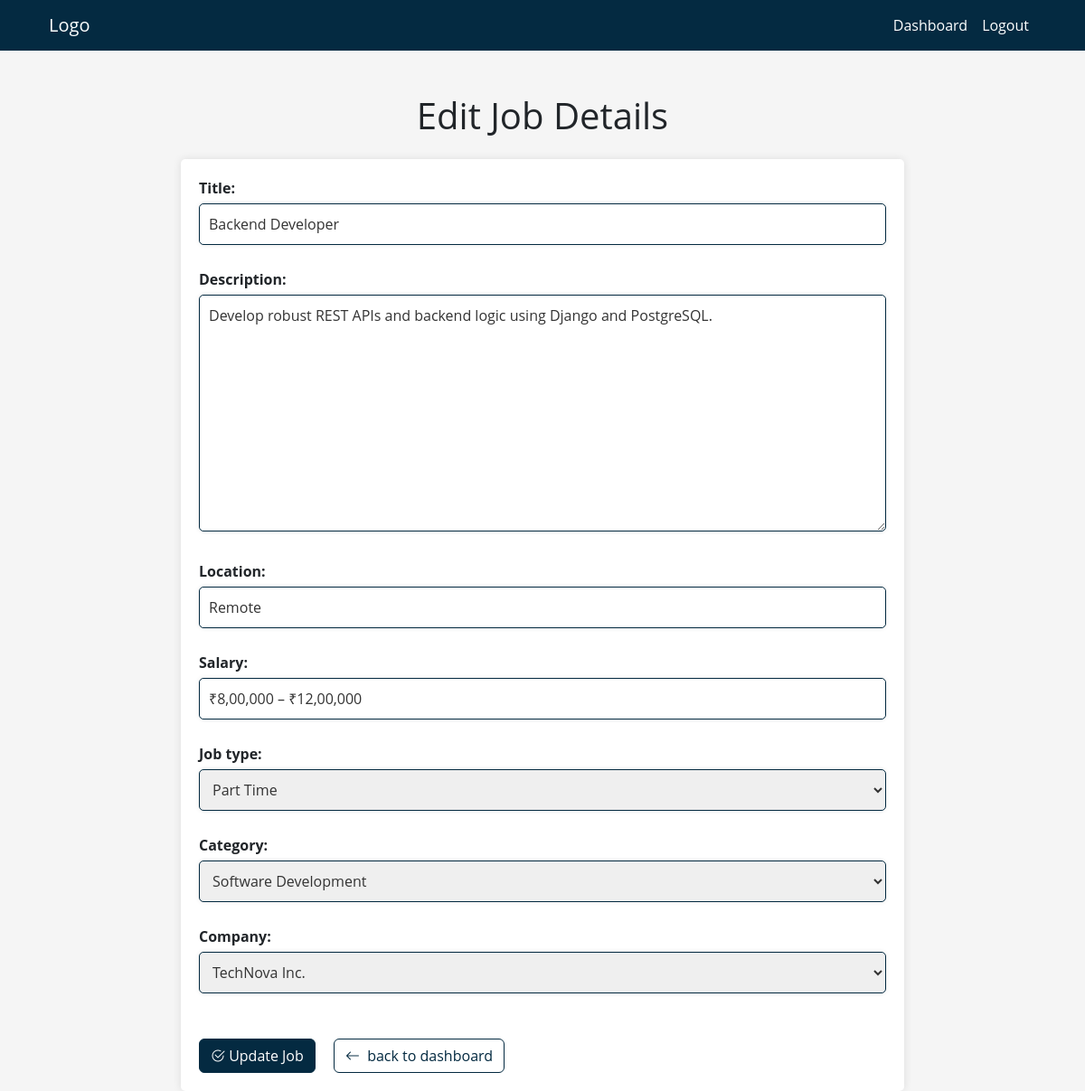
The page /jobs/4/edit/ (signed in) on the database as committed earlier.
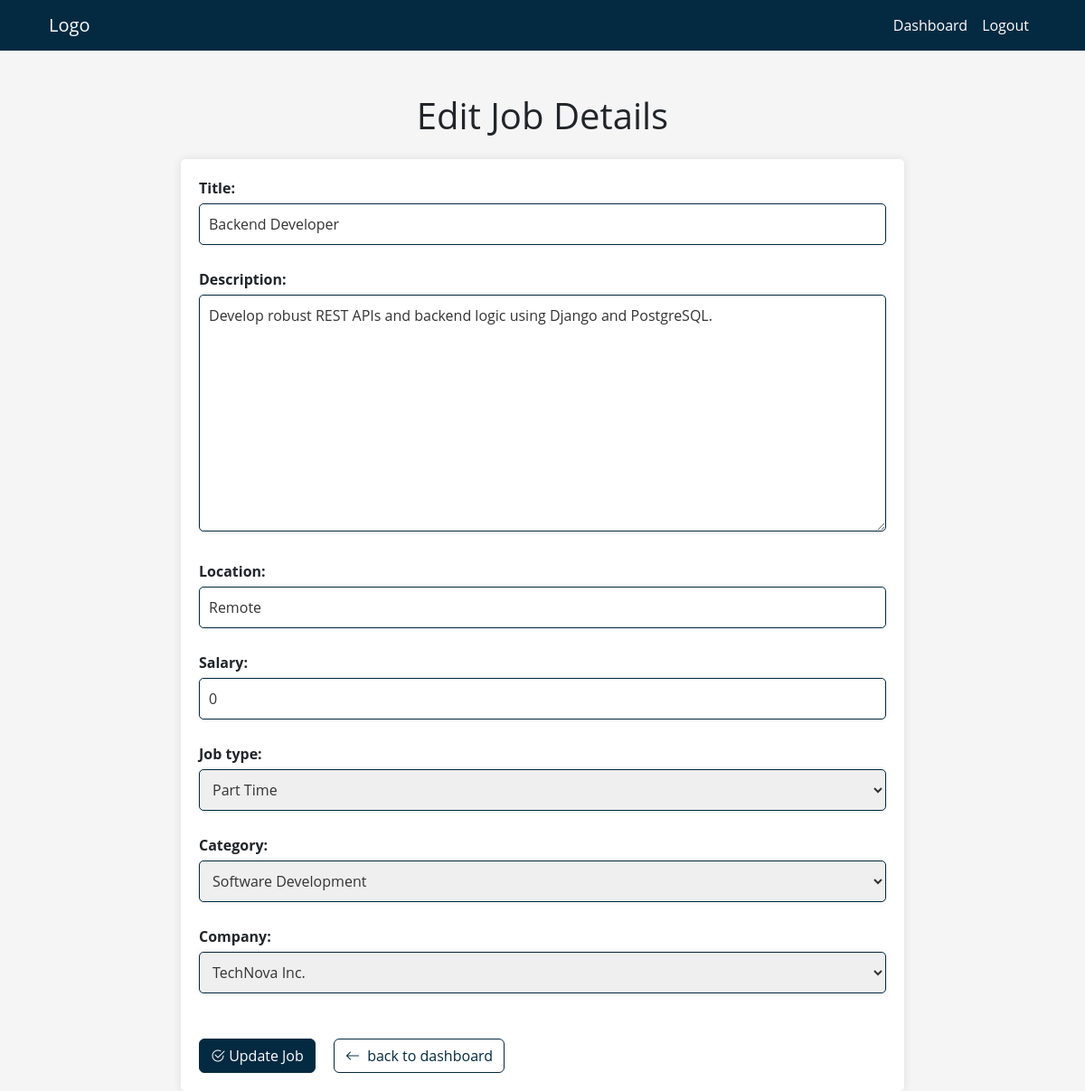
The same page on the database as committed later.
### app1/models.py (models this page shows, shortened)
class Job(models.Model):
    JOB_TYPES = [
        ('FT', 'Full Time'),
        ('PT', 'Part Time'),
        ('CT', 'Contract'),
        ('FL', 'Freelance')
    ]
    title = models.CharField(max_length=255)
    description = models.TextField()
    location = models.CharField(max_length=100)
    salary = models.CharField(max_length=50, blank=True ,default='0')
    job_type = models.CharField(max_length=2, choices=JOB_TYPES)
    company = models.ForeignKey(Company, on_delete=models.CASCADE)
    category = models.ForeignKey(Category, on_delete=models.SET_NULL, null=True)
    posted_by = models.ForeignKey(User, on_delete=models.CASCADE)
    posted_at = models.DateTimeField(auto_now_add=True)

### app1/views.py (the view)
# urls.py: path('jobs/<int:pk>/edit/', views.edit_job, name='edit_job'),
@login_required
def edit_job(request, pk):
    job = get_object_or_404(Job, pk=pk, posted_by=request.user)
    if request.method == 'POST':
        form = JobForm(request.POST, instance=job)
        if form.is_valid():
            form.save()
            return redirect('employer_dashboard')
    else:
        form = JobForm(instance=job)
    return render(request, 'jobs/edit_job.html', {'form': form})

### app1/forms.py
class JobForm(forms.ModelForm):
    class Meta:
        model = Job
        fields = ['title', 'description', 'location', 'salary', 'job_type', 'category', 'company']

### app1/models.py (called while the page is built)
    def __str__(self):
        return self.name

    def __str__(self):
        return self.name

### app1/templates/jobs/edit_job.html (shortened to what this page needs)
{% extends 'jobs/base.html' %}
{% block content %}
<div class="container mt-5">
        <h1 class="text-center mb-4">{% if form.instance.pk %}Edit Job Details{% else %}Create New Job{% endif %}</h1>
        <div class="employer-form">
            <form method="post">{% csrf_token %}
                {{ form.as_p }}
                <button type="submit" class="btn btn2 me-3 mt-4"><i class="bi bi-check2-circle"></i> Update Job</button>
                <a href="{% url 'employer_dashboard' %}" class="btn btn1 mt-4"><i class="bi bi-arrow-left me-1"></i> back to dashboard</a>
            </form>
        </div>
    </div>
{% endblock %}

Rows that differ between the two databases and show on the page:
changed Job "Backend Developer": salary "₹8,00,000 – ₹12,00,000" → "0"
